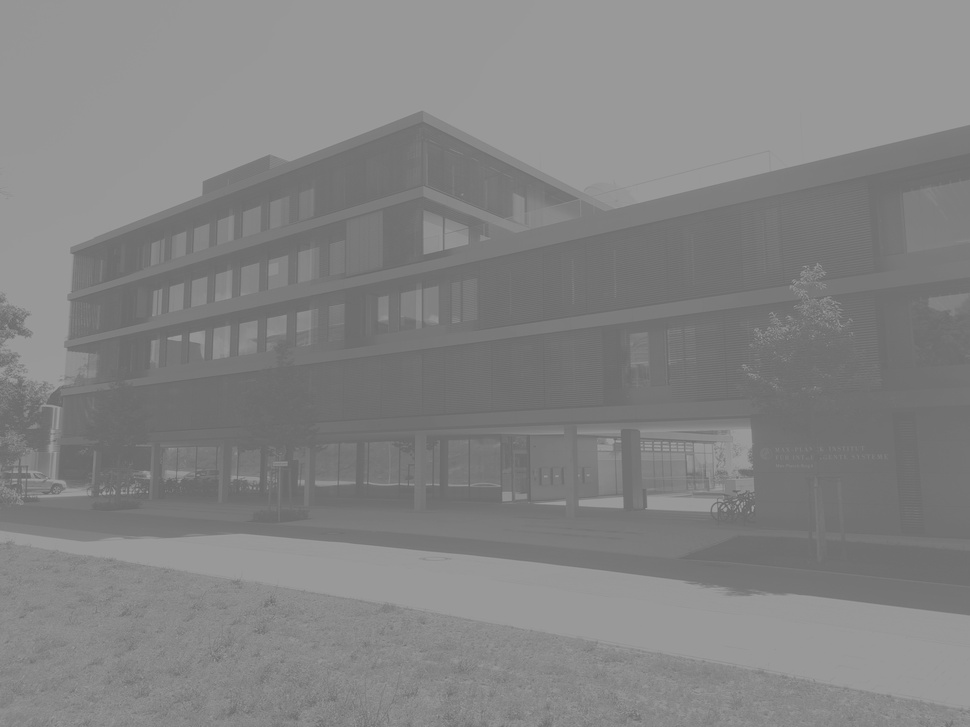
#> input picture mclahe/images/example_2d.jpg, 970 x 727 px, shrunk from 4608 x 3456 before the run, found by its file name
$ jupyter execute CLACHE.ipynb
#> lines starting #> are read from the running program, lines starting #| are printed output that depends on the picture
#> further down, img is the input picture: shape (727, 970, 3); min 101, max 162, mean 131.8
[cell 1]
import numpy as np


slice_ind = slice

def slice(input, begin, size):
    """
    Slice an array using a iterable start and length vector
    :param input: Input array to be sliced
    :param begin: Vector of indices where to start slicing
    :param size: Vector of slice lengths
    :return: Sliced array
    """

    slices = tuple(slice_ind(b, b + s) for b, s in zip(begin, size))
    return input[slices]


def batch_gather(params, indices, axis):
    """
    Gather slices from `params` according to `indices` with leading batch dims.
    This operation assumes that the leading dimensions of `indices` are dense,
    and the gathers on the axis corresponding to the last dimension of `indices`.
    More concretely it computes:
    `result[i1, ..., in, j1, ..., jm, k1, ...., kl] = params[i1, ..., in, indices[i1, ..., in, j1, ..., jm], k1, ..., kl]`
    Therefore `params` should be a Tensor of shape [A1, ..., AN, C0, B1, ..., BM],
    `indices` should be a Tensor of shape [A1, ..., AN, C1, ..., CK] and `result` will be
    a Tensor of size `[A1, ..., AN, C1, ..., CK, B1, ..., BM]`.
    Args:
      params: The array from which to gather values.
      indices: Must be one of the following types: int32, int64. Index
          array. Must be in range `[0, params.shape[axis]`, where `axis` is the
          last dimension of `indices` itself.
      axis: Must be one of the following types: int32, int64. The axis
            in `params` to gather `indices` from.
    Returns:
      An array. Has the same type as `params`.
    """

    indices_shape = indices.shape
    params_shape = params.shape
    ndim = indices.ndim
    indices_internal = indices.copy()

    # Adapt indices to act on respective batch
    accum_dim_value = 1
    for dim in range(axis, 0, -1):
        dim_value = params_shape[dim - 1]
        accum_dim_value *= params_shape[dim]
        dim_indices = np.arange(dim_value)
        dim_indices *= accum_dim_value
        dim_shape = [1] * (dim - 1) + [dim_value] + [1] * (ndim - dim)
        indices_internal += dim_indices.reshape(*dim_shape)

    flat_inner_shape_indices = np.prod(indices_shape[:(axis + 1)])
    flat_indices = indices_internal.reshape(*((flat_inner_shape_indices,) + indices_shape[(axis + 1):]))
    outer_shape = params_shape[(axis + 1):]
    flat_inner_shape_params = np.prod(params_shape[:(axis + 1)])

    flat_params = params.reshape(*((flat_inner_shape_params,) + outer_shape))
    flat_result = flat_params[flat_indices,...]
    result = flat_result.reshape(*(indices_shape + outer_shape))
    return result


def batch_histogram(values, value_range, axis, nbins=100, use_map=False):
    """
    Computes histogram with fixed width considering batch dimensions
    :param values: Array containing the values for histogram computation.
    :param value_range: Shape [2] iterable. values <= value_range[0] will be mapped to
    hist[0], values >= value_range[1] will be mapped to hist[-1].
    :param axis: Number of batch dimensions. First axis to apply histogram computation to.
    :param nbins: Scalar. Number of histogram bins.
    :param use_map: Flag indicating whether map function is used
    :return: histogram with batch dimensions.
    """

    # Get shape
    values_shape = values.shape
    batch_dim = values_shape[:axis]
    outer_dim = values_shape[axis:]
    num_batch = np.prod(batch_dim)

    if use_map:
        values_reshaped = values.reshape(*((num_batch,) + outer_dim))
        hist = np.array(list(map(lambda x: np.histogram(x, range=value_range, bins=nbins)[0], values_reshaped)))
    else:
        # Normalize
        values_double = values.astype('double')
        value_range_double = np.array(value_range).astype('double')

        # Clip values
        values_norm = (values_double - value_range_double[0]) / (value_range_double[1] - value_range_double[0])
        values_clip1 = np.maximum(values_norm, 0.5 / nbins)
        values_clip2 = np.minimum(values_clip1, 1.0 - 0.5 / nbins)

        # Shift values
        values_shift = values_clip2 + np.arange(num_batch).reshape(*(batch_dim + len(outer_dim) * (1,)))

        # Get histogram
        hist = np.histogram(values_shift, range=[0, num_batch], bins=num_batch * nbins)[0]

    return hist.reshape(*(batch_dim + (nbins,)))

[cell 2]
import numpy as np
from itertools import product

def mclahe(x, kernel_size=None, n_bins=128, clip_limit=0.01, adaptive_hist_range=False):
    """
    Contrast limited adaptive histogram equalization
    :param x: numpy array to which clahe is applied
    :param kernel_size: tuple of kernel sizes, 1/8 of dimension lengths of x if None
    :param n_bins: number of bins to be used in the histogram
    :param clip_limit: relative intensity limit to be ignored in the histogram equalization
    :param adaptive_hist_range: flag, if true individual range for histogram computation of each block is used
    :return: numpy array to which clahe was applied, scaled on interval [0, 1]
    """
#> called with n_bins = 128, clip_limit = 0.01, adaptive_hist_range = False

    if kernel_size is None:
        kernel_size = tuple(s // 8 for s in x.shape)
#> kernel_size = (90, 121)
    kernel_size = np.array(kernel_size)
#> kernel_size = [90, 121]

    assert len(kernel_size) == len(x.shape)

    dim = len(x.shape)
#> dim = 2

    # Normalize data
    x_min = np.min(x)
#> x_min = 101
    x_max = np.max(x)
#> x_max = 162
    x = (x - x_min) / (x_max - x_min)
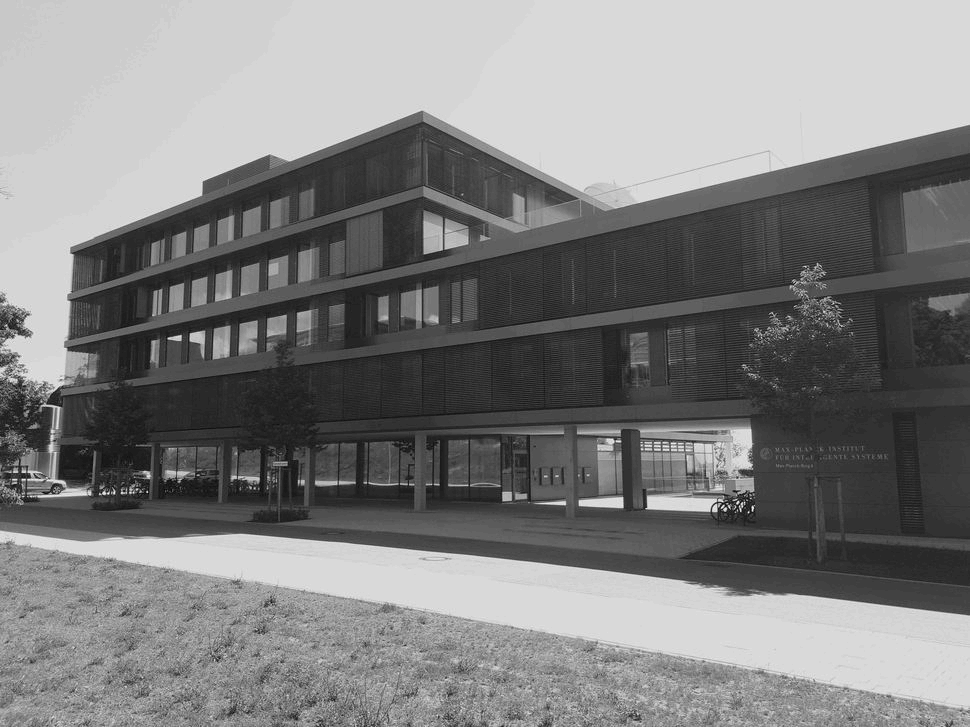
#> x: shape (727, 970) float64; min 0, max 1, mean 0.505

    # Pad data
    x_shape = np.array(x.shape)
#> x_shape = [727, 970]
    padding_x_length = kernel_size - 1 - ((x_shape - 1) % kernel_size)
#> padding_x_length = [83, 119]
    padding_x = np.column_stack(((padding_x_length + 1) // 2, padding_x_length // 2))
#> padding_x = [[42, 41], [60, 59]]
    padding_hist = np.column_stack((kernel_size // 2, (kernel_size + 1) // 2)) + padding_x
#> padding_hist = [[87, 86], [120, 120]]
    x_hist_padded = np.pad(x, padding_hist, 'symmetric')
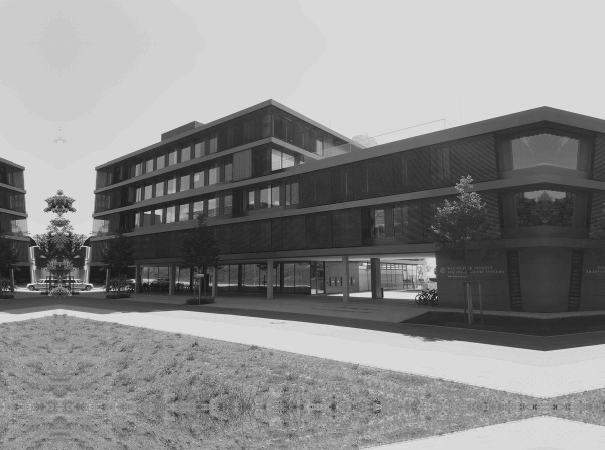
#> x_hist_padded: shape (900, 1210) float64 (shown at 1/2 size); min 0, max 1, mean 0.55

    x_padded = slice(x_hist_padded, kernel_size // 2, x_shape + padding_x_length)
#> in slice, `return input[slices]`:
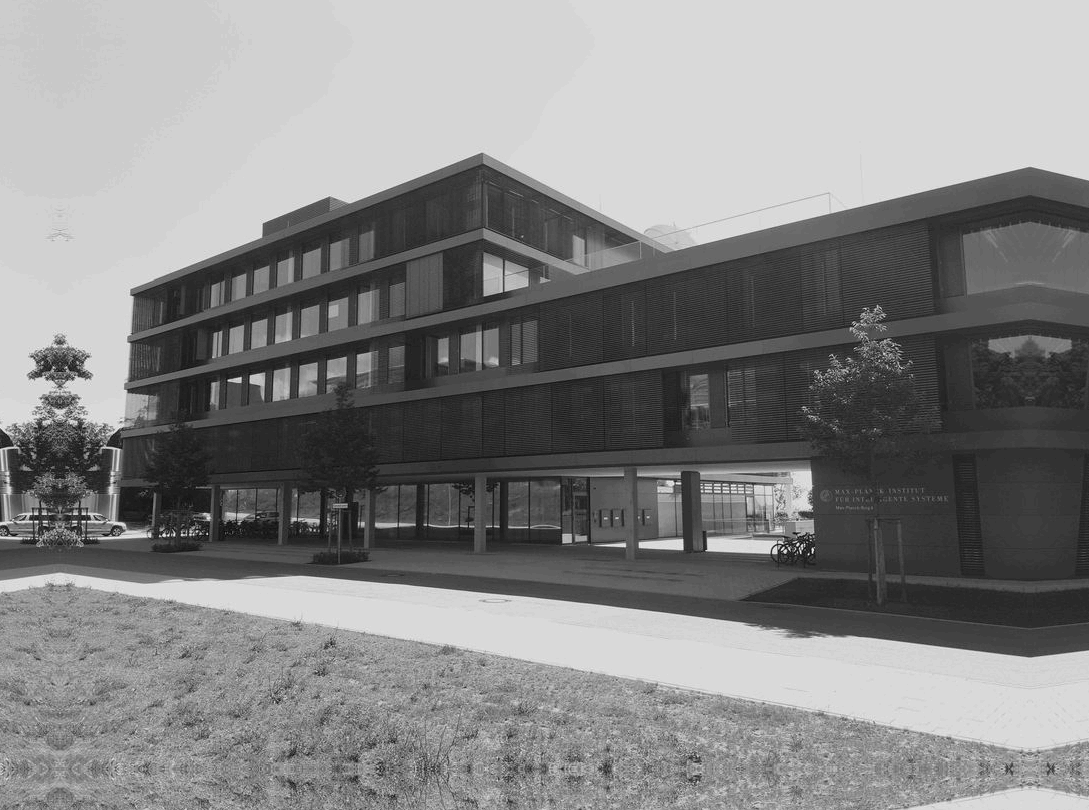
#> returned value: shape (810, 1089) float64; min 0, max 1, mean 0.529

    # Form blocks used for interpolation
    n_blocks = np.ceil(np.array(x.shape) / kernel_size).astype(np.int32)
    new_shape = np.reshape(np.column_stack((n_blocks, kernel_size)), (2 * dim,))
    perm = tuple(2 * i for i in range(dim)) + tuple(2 * i + 1 for i in range(dim))
    x_block = np.transpose(x_padded.reshape(*new_shape), perm)
    shape_x_block = np.concatenate((n_blocks, kernel_size))

    # Form block used for histogram
    n_blocks_hist = n_blocks + np.ones(dim, dtype=np.int32)
    new_shape = np.reshape(np.column_stack((n_blocks_hist, kernel_size)), (2 * dim,))
    perm = tuple(2 * i for i in range(dim)) + tuple(2 * i + 1 for i in range(dim))
    x_hist = np.transpose(x_hist_padded.reshape(*new_shape), perm)

    # Get maps
    # Get histogram
    if adaptive_hist_range:
        hist_ex_shape = np.concatenate((n_blocks_hist, [1] * dim))
        x_hist_max = np.max(x_hist, tuple(np.arange(-dim, 0)))
        x_hist_min = np.min(x_hist, tuple(np.arange(-dim, 0)))
        x_hist_norm = np.where(x_hist_min == x_hist_max, np.ones_like(x_hist_min), x_hist_max - x_hist_min)

        x_hist_scaled = (x_hist - x_hist_min.reshape(*hist_ex_shape)) / x_hist_norm.reshape(*hist_ex_shape)
    else:
        x_hist_scaled = x_hist
    hist = batch_histogram(x_hist_scaled, [0., 1.], dim, nbins=n_bins).astype(np.float32)
#> in batch_histogram, `hist = np.histogram(values_shift, range=[0, num_batch], bins=num_batch..`: hist = 12800 values, max 10890 at index 877, min 0 at index 0, mean 85.08
    # Clip histogram
    n_to_high = np.sum(np.maximum(hist - np.prod(kernel_size) * clip_limit, 0), -1, keepdims=True)
    hist_clipped = np.minimum(hist, np.prod(kernel_size) * clip_limit) + n_to_high / n_bins
    cdf = np.cumsum(hist_clipped, -1)
    cdf_min = cdf[..., :1]
    cdf_max = cdf[..., -1:]
    cdf_norm = np.where(cdf_min == cdf_max, np.ones_like(cdf_max), cdf_max - cdf_min)
    mapping = (cdf - cdf_min) / cdf_norm

    # Get global hist bins if needed
    # Compute always as they are needed for both modes
    bin_edges = np.histogram_bin_edges(x_hist_scaled, range=[0., 1.], bins=n_bins)[1:-1]
#> bin_edges = 127 values from 0.00781 to 0.992
    if not adaptive_hist_range:
        # Global bins
        bin_ind = np.digitize(x_block, bin_edges)

    # Loop over maps to compute result
    res = np.zeros(shape_x_block)
    inds = [list(i) for i in product([0, 1], repeat=dim)]
    for ind_map in inds:
        # Compute bin indices if local bins are used
        if adaptive_hist_range:
            # Local bins
            hist_norm_slice_shape = np.concatenate((n_blocks, [1] * dim))
            x_hist_min_sub = slice(x_hist_min, ind_map, n_blocks)
            x_hist_norm_sub = slice(x_hist_norm, ind_map, n_blocks)
            x_block_scaled = (x_block - x_hist_min_sub.reshape(*hist_norm_slice_shape)) \
                             / x_hist_norm_sub.reshape(*hist_norm_slice_shape)
            bin_ind = np.digitize(x_block_scaled, bin_edges)

        # Apply map
        map_slice = slice(mapping, ind_map + [0], list(n_blocks) + [n_bins])
        mapped_sub = batch_gather(map_slice, bin_ind, dim)

        # Calculate and apply coefficients
        res_sub = mapped_sub
        for axis in range(dim):
            coeff = np.arange(kernel_size[axis], dtype=np.float32) / kernel_size[axis]
            if kernel_size[axis] % 2 == 0:
                coeff = 0.5 / kernel_size[axis] + coeff
            if ind_map[axis] == 0:
                coeff = 1. - coeff
            new_shape = [1] * (dim + axis) + [kernel_size[axis]] + [1] * (dim - 1 - axis)
            coeff = np.reshape(coeff, new_shape)
            res_sub = coeff * res_sub

        # Update results
        res = res + res_sub

    # Rescaling
    res_min, res_max = (np.min(res), np.max(res))
#> res_min = 0; res_max = 1
    res_norm = (res - res_min) / (res_max - res_min)

    # Reshape result
    new_shape = tuple((axis, axis + dim) for axis in range(dim))
    new_shape = tuple(j for i in new_shape for j in i)
    res_transposed = np.transpose(res_norm, new_shape)
    res_reshaped = res_transposed.reshape(*tuple(n_blocks[axis] * kernel_size[axis] for axis in range(dim)))

    # Recover original size
    result = slice(res_reshaped, padding_x[:, 0], x.shape)

    return result

[cell 3]
def clahe_3d(voxel):
    voxel = mclahe(voxel, kernel_size=[8,32,32],
              n_bins=128,
              clip_limit=0.01,
              adaptive_hist_range=False)
    return (voxel*255.).astype(np.uint8).clip(0, 255)

[cell 4]
import matplotlib.pyplot as plt

[cell 5]
# Load and show image with bad contrast
img = plt.imread('example_2d.jpg')
plt.figure(figsize=(12, 9))
plt.imshow(img)
plt.axis('off')
plt.show()

[cell 6]
# Apply mclahe
img_mclahe = mclahe(img[:, :, 0])

[cell 7]
# Show result
plt.figure(figsize=(12, 9))
plt.imshow(np.tile(np.expand_dims(img_mclahe, 2), (1, 1, 3)))
plt.axis('off')
plt.show()
